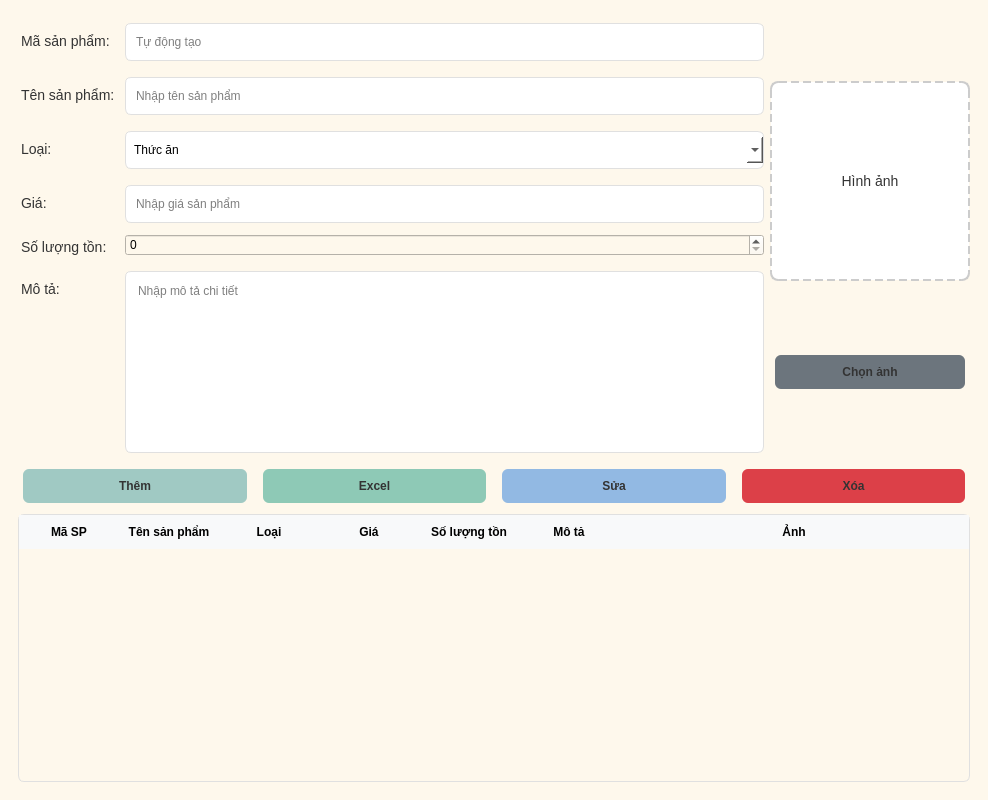
<?xml version="1.0" encoding="UTF-8"?>
<ui version="4.0">
 <class>ProductWindow</class>
 <widget class="QMainWindow" name="ProductWindow">
  <property name="geometry">
   <rect>
    <x>0</x>
    <y>0</y>
    <width>988</width>
    <height>800</height>
   </rect>
  </property>
  <property name="windowTitle">
   <string>Product Management</string>
  </property>
  <!-- Keep existing stylesheet -->
  <property name="styleSheet">
   <string notr="true">
    QMainWindow {
        background-color: #fef8ec;
    }
    
    QWidget {
        background-color: #fef8ec;
        font-family: Arial;
    }
    
    QLabel {
        color: #333333;
        font-size: 14px;
        padding: 5px 0;
    }
    
    QLineEdit, QComboBox, QDateEdit, QTextEdit {
        padding: 8px;
        border: 1px solid #e0e0e0;
        border-radius: 6px;
        background-color: #ffffff;
        min-height: 20px;
        margin: 5px 0;
    }
    
    QLineEdit:focus, QComboBox:focus, QDateEdit:focus, QTextEdit:focus {
        border: 2px solid #4a90e2;
    }
    
    QPushButton {
        padding: 10px 20px;
        border-radius: 6px;
        font-weight: bold;
        color: #333;
        min-width: 100px;
        margin: 5px;
    }
  
    QPushButton#btnAdd {
        background-color: #a0c9c3;
    }
	 QPushButton#btnAdd:hover {
        background-color: #657d81;
    }
    
	QPushButton#excelButton {
        background-color: #8ec9b6;
    }
	 QPushButton#excelButton:hover {
        background-color: #657d81;
    }

    QPushButton#btnEdit {
        background-color: #92b9e3;
    }
	QPushButton#btnEdit:hover {
        background-color: #6c7ee1;
    }
    
    QPushButton#btnDelete {
        background-color: #dc4048;
    }
    QPushButton#btnDelete:hover {
        background-color: #c73943;
    }
    
    QPushButton#imgpathButton {
        background-color: #6c757d;
    }
    
    QPushButton:hover {
        opacity: 0.9;
    }
    
    QTableWidget {
        border: 1px solid #e0e0e0;
        border-radius: 6px;
        gridline-color: #f0f0f0;
    }
    
    QTableWidget::item {
        padding: 8px;
    }
    
    QHeaderView::section {
        background-color: #f8f9fa;
        padding: 8px;
        border: none;
        font-weight: bold;
    }
    
    #imagePreview {
        background-color: white;
        border: 2px dashed #cccccc;
        border-radius: 8px;
        padding: 10px;
    }
    
    .ProductCard {
        background: #f8f9fa;
        border-radius: 8px;
        padding: 15px;
        margin: 10px;
    }
   </string>
  </property>
  <widget class="QWidget" name="centralwidget">
   <layout class="QGridLayout" name="gridLayout">
    <item row="0" column="0">
     <widget class="QStackedWidget" name="stackedWidget">
      <property name="currentIndex">
       <number>0</number>
      </property>
      <!-- Trang 1: Quản lý sản phẩm -->
      <widget class="QWidget" name="productPage">
       <layout class="QVBoxLayout" name="productPageMainLayout">
        <item>
         <layout class="QHBoxLayout" name="productContentLayout">
          <!-- Left side: Form -->
          <item>
           <layout class="QVBoxLayout" name="productFormContainer">
            <item>
             <layout class="QFormLayout" name="productFormLayout">
              <item row="0" column="0">
               <widget class="QLabel" name="labelMaSP">
                <property name="text">
                 <string>Mã sản phẩm:</string>
                </property>
               </widget>
              </item>
              <item row="0" column="1">
               <widget class="QLineEdit" name="lineEditMaSP">
                <property name="enabled">
                 <bool>false</bool>
                </property>
                <property name="placeholderText">
                 <string>Tự động tạo</string>
                </property>
               </widget>
              </item>
              <item row="1" column="0">
               <widget class="QLabel" name="labelTenSP">
                <property name="text">
                 <string>Tên sản phẩm:</string>
                </property>
               </widget>
              </item>
              <item row="1" column="1">
               <widget class="QLineEdit" name="lineEditTenSP">
                <property name="placeholderText">
                 <string>Nhập tên sản phẩm</string>
                </property>
               </widget>
              </item>
              <item row="2" column="0">
               <widget class="QLabel" name="labelLoaiSP">
                <property name="text">
                 <string>Loại:</string>
                </property>
               </widget>
              </item>
              <item row="2" column="1">
               <widget class="QComboBox" name="comboBoxLoaiSP">
                <item>
                 <property name="text">
                  <string>Thức ăn</string>
                 </property>
                </item>
                <item>
                 <property name="text">
                  <string>Phụ kiện</string>
                 </property>
                </item>
                <item>
                 <property name="text">
                  <string>Đồ chơi</string>
                 </property>
                </item>
               </widget>
              </item>
              <item row="3" column="0">
               <widget class="QLabel" name="labelGia">
                <property name="text">
                 <string>Giá:</string>
                </property>
               </widget>
              </item>
              <item row="3" column="1">
               <widget class="QLineEdit" name="lineEditGia">
                <property name="placeholderText">
                 <string>Nhập giá sản phẩm</string>
                </property>
               </widget>
              </item>
              <item row="4" column="0">
               <widget class="QLabel" name="labelSoLuongTon">
                <property name="text">
                 <string>Số lượng tồn:</string>
                </property>
               </widget>
              </item>
              <item row="4" column="1">
               <widget class="QSpinBox" name="spinBoxSoLuongTon">
                <property name="minimum">
                 <number>0</number>
                </property>
                <property name="maximum">
                 <number>9999</number>
                </property>
               </widget>
              </item>
              <item row="5" column="0">
               <widget class="QLabel" name="labelMoTa">
                <property name="text">
                 <string>Mô tả:</string>
                </property>
               </widget>
              </item>
              <item row="5" column="1">
               <widget class="QTextEdit" name="textEditMoTa">
                <property name="placeholderText">
                 <string>Nhập mô tả chi tiết</string>
                </property>
               </widget>
              </item>
             </layout>
            </item>
           </layout>
          </item>
          <!-- Right side: Image -->
          <item>
           <layout class="QVBoxLayout" name="imageContainer">
            <item>
             <widget class="QLabel" name="imagePreview">
              <property name="minimumSize">
               <size>
                <width>200</width>
                <height>200</height>
               </size>
              </property>
              <property name="maximumSize">
               <size>
                <width>200</width>
                <height>200</height>
               </size>
              </property>
              <property name="frameShape">
               <enum>QFrame::Box</enum>
              </property>
              <property name="text">
               <string>Hình ảnh</string>
              </property>
              <property name="scaledContents">
               <bool>true</bool>
              </property>
              <property name="alignment">
               <set>Qt::AlignCenter</set>
              </property>
             </widget>
            </item>
            <item>
             <widget class="QPushButton" name="imgpathButton">
              <property name="text">
               <string>Chọn ảnh</string>
              </property>
             </widget>
            </item>
           </layout>
          </item>
         </layout>
        </item>
        <!-- Buttons -->
        <item>
         <layout class="QHBoxLayout" name="buttonLayout">
          <item>
           <widget class="QPushButton" name="btnAdd">
            <property name="text">
             <string>Thêm</string>
            </property>
           </widget>
          </item>
          <item>
           <widget class="QPushButton" name="excelButton">
            <property name="text">
             <string>Excel</string>
            </property>
           </widget>
          </item>
          <item>
           <widget class="QPushButton" name="btnEdit">
            <property name="text">
             <string>Sửa</string>
            </property>
           </widget>
          </item>
          <item>
           <widget class="QPushButton" name="btnDelete">
            <property name="text">
             <string>Xóa</string>
            </property>
           </widget>
          </item>
         </layout>
        </item>
        <!-- Table -->
        <item>
         <widget class="QTableWidget" name="tableProducts">
          <property name="horizontalScrollBarPolicy">
           <enum>Qt::ScrollBarAsNeeded</enum>
          </property>
          <attribute name="horizontalHeaderStretchLastSection">
           <bool>true</bool>
          </attribute>
          <column>
           <property name="text">
            <string>Mã SP</string>
           </property>
          </column>
          <column>
           <property name="text">
            <string>Tên sản phẩm</string>
           </property>
          </column>
          <column>
           <property name="text">
            <string>Loại</string>
           </property>
          </column>
          <column>
           <property name="text">
            <string>Giá</string>
           </property>
          </column>
          <column>
           <property name="text">
            <string>Số lượng tồn</string>
           </property>
          </column>
          <column>
           <property name="text">
            <string>Mô tả</string>
           </property>
          </column>
          <column>
           <property name="text">
            <string>Ảnh</string>
           </property>
          </column>
         </widget>
        </item>
       </layout>
      </widget>
      <!-- Trang 2: Danh sách sản phẩm -->
      <widget class="QWidget" name="productListPage">
       <layout class="QVBoxLayout" name="productLayout">
        <item>
         <layout class="QHBoxLayout" name="filterLayout">
          <item>
           <widget class="QLabel" name="labelSort">
            <property name="text">
             <string>Sort by:</string>
            </property>
           </widget>
          </item>
          <item>
           <widget class="QComboBox" name="comboSort">
            <item>
             <property name="text">
              <string>All</string>
             </property>
            </item>
            <item>
             <property name="text">
              <string>Chó</string>
             </property>
            </item>
            <item>
             <property name="text">
              <string>Mèo</string>
             </property>
            </item>
            <item>
             <property name="text">
              <string>Hamster</string>
             </property>
            </item>
           </widget>
          </item>
         </layout>
        </item>
        <item>
         <widget class="QScrollArea" name="scrollArea">
          <property name="widgetResizable">
           <bool>true</bool>
          </property>
          <widget class="QWidget" name="scrollAreaWidgetContents">
           <property name="geometry">
            <rect>
             <x>0</x>
             <y>0</y>
             <width>950</width>
             <height>706</height>
            </rect>
           </property>
          </widget>
         </widget>
        </item>
       </layout>
      </widget>
     </widget>
    </item>
   </layout>
  </widget>
 </widget>
 <resources/>
 <connections/>
</ui>
